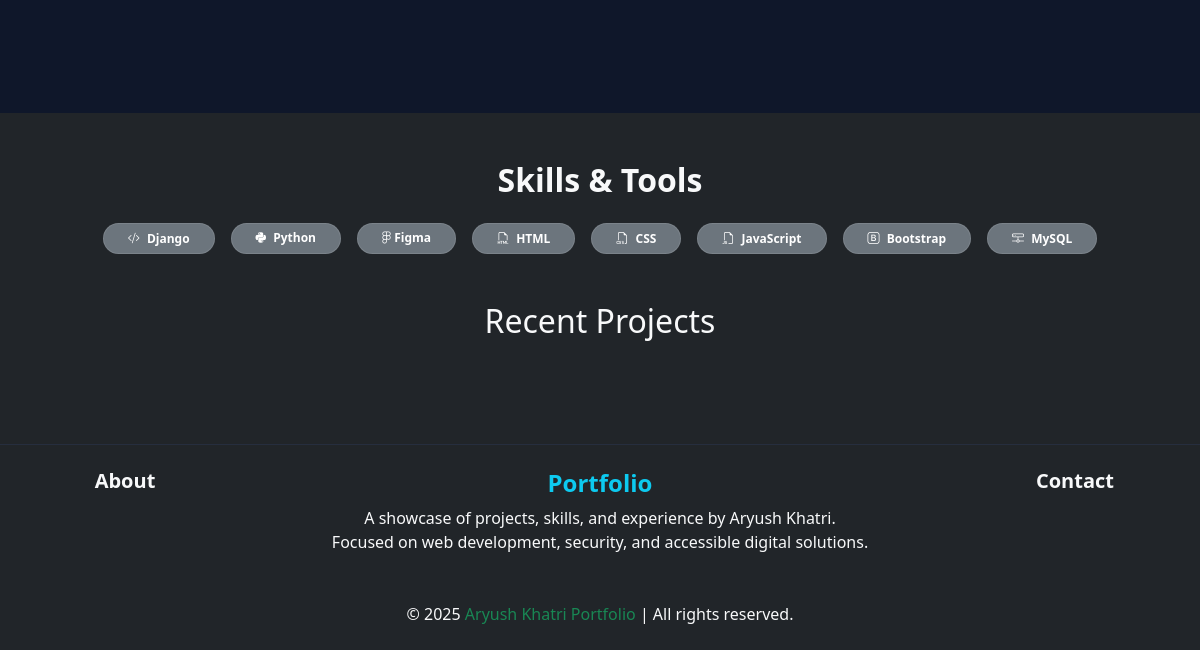
/ (lower part), run on an earlier commit of the app's database.
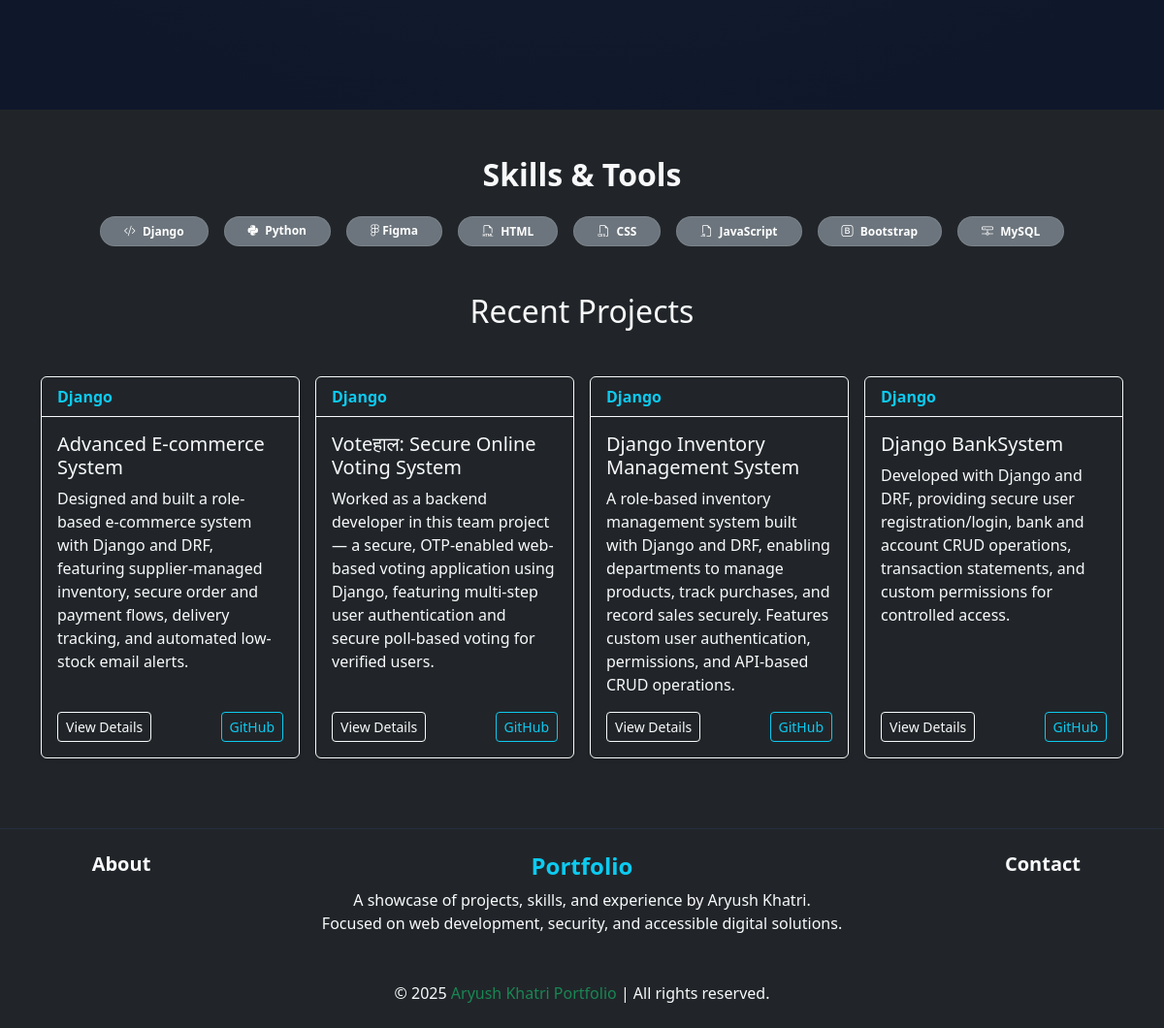
And on a later commit of the database.
### portfolio_app/models.py (models this page shows, shortened)
class Project(models.Model):
    TYPES_CHOICE = [
        ('Dj', 'Django'),
        ('Py', 'Python'),
        ('Fg', 'Figma'),
        ('FS' , 'Full Stack')
    ]
    STATUS_CHOICES = [
    ('Comp', 'Completed'),
    ('Live', 'Live'), # If you actually host it later
    ('Dev', 'In Development')]
    title = models.CharField(max_length=100)
    project_type = models.CharField(max_length=2, choices=TYPES_CHOICE)
    status = models.CharField(max_length=4, choices=STATUS_CHOICES, default='Dev')
    problem_statement = models.TextField(help_text="What was the challenge?", default = "problem_statement", blank=True, null=True)
    solution_statement = models.TextField(help_text="How did you solve it?", default = "solution_statement", blank=True, null=True)
    technical_breakdown = models.TextField(help_text="The deep dive/README content.", default = "technical_breakdown", blank=True, null=True)
    description = models.TextField(help_text="Used for the project card preview.")
    tech_stack = models.JSONField(default=list)
    vedio = models.FileField(upload_to="static/videos/", blank=True, null=True)
    github_link = models.URLField(null=True, blank=True)
    project_link = models.URLField(null=True, blank=True)
    figma_link = models.URLField(null=True, blank=True)
    is_pinned = models.BooleanField(default=False)
    created_at = models.DateTimeField(auto_now_add=True)
    updated_at = models.DateTimeField(auto_now=True)
    class Meta:
        ordering = ['-is_pinned', '-created_at']

### portfolio_app/views.py (the view)
# urls.py: 2. Add a URL to urlpatterns:  path('', views.home, name='home')
def home(request):
    project_obj = Project.objects.order_by('-updated_at')[:4]
    projects = {"projects":project_obj}
    return render(request, 'portfolio_app/home.html',projects)

### portfolio_app/templates/portfolio_app/home.html (shortened to what this page needs)
{% extends "layout.html" %} {% load static %}  {% block content %}
<div class="container min-vh-100 d-flex align-items-center justify-content-center text-center">
</div>
<div class="bg-dark py-5">
  <div class="container">
    <h2 class="text-center fw-semibold mb-4 text-light">Skills & Tools</h2>
    <div class="d-flex flex-wrap justify-content-center gap-3">
      <span class="badge rounded-pill bg-secondary px-4 py-2"><i class="bi bi-code-slash me-1"></i> Django</span>
      <span class="badge rounded-pill bg-secondary px-4 py-2"><i class="fab fa-python me-1"></i> Python</span>
      <span class="badge rounded-pill bg-secondary px-4 py-2"><i class="fab fa-figma"></i> Figma</span>
      <span class="badge rounded-pill bg-secondary px-4 py-2"><i class="bi bi-filetype-html me-1"></i> HTML</span>
      <span class="badge rounded-pill bg-secondary px-4 py-2"><i class="bi bi-filetype-css me-1"></i> CSS</span>
      <span class="badge rounded-pill bg-secondary px-4 py-2"><i class="bi bi-filetype-js me-1"></i> JavaScript</span>
      <span class="badge rounded-pill bg-secondary px-4 py-2"><i class="bi bi-bootstrap me-1"></i> Bootstrap</span>
      <span class="badge rounded-pill bg-secondary px-4 py-2"><i class="bi bi-hdd-network me-1"></i> MySQL</span>
    </div>
  </div>
  <h2 class="text-center mt-5 my-5 text-light">Recent Projects</h2>
  <div class="container my-4">
    <div class="row g-3">
      {% for project in projects %}
      <div class="col-md-3">
        <div class="card bg-dark border border-light text-light h-100 shadow-sm">
          <div class="card-header bg-transparent border-bottom border-light text-info fw-semibold">
            {{ project.get_project_type_display }}
          </div>
          <div class="card-body d-flex flex-column">
            <h5 class="card-title">{{ project.title }}</h5>
            <p class="truncate-description">{{ project.description }}</p>
            <div class="mt-auto d-flex justify-content-between">
              <a href="{% url 'project_detail' project.pk %}" class="btn btn-outline-light btn-sm">View Details</a>
              <a href="{{ project.github_link }}" target="_blank" class="btn btn-outline-info btn-sm">GitHub</a>
            </div>
          </div>
        </div>
      </div>
      {% endfor %}
    </div>
  </div>
</div>
{% endblock %}

What changed in the data, as far as the page shows it:
added Project: project_type "Django", title "Advanced E-commerce System", description "Designed and built a role-based e-commerce system with Django and DRF, featuring supplier-managed inventory, secure order and payment flows, delivery tracking, and automated low-stock email alerts."
added Project: project_type "Django", title "Voteहाल: Secure Online Voting System", description "Worked as a backend developer in this team project — a secure, OTP-enabled web-based voting application using Django, featuring multi-step user authentication and secure poll-based voting for verified users."
added Project: project_type "Django", title "Django Inventory Management System", description "A role-based inventory management system built with Django and DRF, enabling departments to manage products, track purchases, and record sales securely. Features custom user authentication, permissions, and API-based CRUD operations."
added Project: project_type "Django", title "Django BankSystem", description "Developed with Django and DRF, providing secure user registration/login, bank and account CRUD operations, transaction statements, and custom permissions for controlled access."
